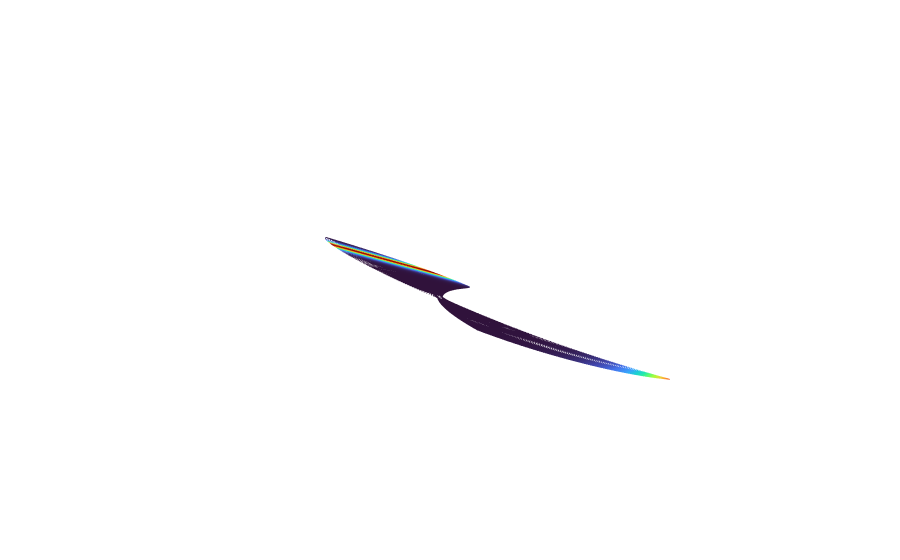

This figure's notebook cell:
### Code cell
import numpy as np

import plotly.graph_objects as go
from plotly.subplots import make_subplots




xx = np.linspace(-15, 15, 200)
yy = np.linspace(-15, 15, 300)
x,y = np.meshgrid(xx, yy)

zz = np.linspace(z.min(), z.max(), 100)
x = net(u).detach().numpy()
std = np.std(x,axis=(0,1))


#Define subplots of 1 row and two columns. In the subplot (1,1) draw the surface of equation z=f(x,y) and the cutting plane
#perpendicular on the plane z=0, while in (1,2) the resulted curve.

fig = make_subplots(
     rows=1, cols=1,
     specs=[[{"type": "scene"}]])
#
# fig.add_trace(go.Surface(x=X, y=Y, z=Z,
#                          colorscale= [[0, "rgb(254, 254, 254)"],
#                                       [1, "rgb(254, 254, 254)"]],
#                          showscale=False,
#                          opacity =1), row=1, col=1)
sub_df = new_df

# fig.add_trace(go.Scatter3d(x=sub_df.x.values,
#                           y=sub_df.y.values,
#                           z=sub_df.z.values,
#                               mode='markers',
#                         marker=dict(
#                             color=sns.color_palette("turbo",100)[10],
#                             size=.3,
#                             opacity=1
#                         )), row=1, col=1)

#sub_df = new_df[(new_df.t==130)]
fig.add_trace(go.Scatter3d(x=sub_df.x.values,
                          y=sub_df.y.values,
                          z=sub_df.z.values,
                              mode='markers',
                        marker=dict(
                            color=sub_df.b.values,
                            colorscale = "turbo",
                            size=.5,
                            opacity=1
                        )), row=1, col=1)

# sub_df = new_df[(new_df.theta==0)]
# fig.add_trace(go.Scatter3d(x=sub_df.x.values,
#                           y=sub_df.y.values,
#                           z=sub_df.z.values,
#                               mode='markers',
#                         marker=dict(
#                             color='purple',
#                             size=2,
#                             opacity=1
#                         )), row=1, col=1)
#


# fig.add_trace(go.Scatter3d(x=sub_df.x.values,
#                           y=sub_df.y.values,
#                           z=sub_df.z.values,
#                               mode='markers',
#                         marker=dict(
#                             color='white',
#                             size=1,
#                             opacity=1
#                         )), row=1, col=1)
#
# fig.add_trace(go.Scatter3d(x=sub_df.x_pred.values,
#                           y=sub_df.y_pred.values,
#                           z=sub_df.z_pred.values,
#                               mode='markers',
#                         marker=dict(
#                             color='gray',
#                             size=1,
#                             opacity=1
#                         )), row=1, col=1)


# fig.add_trace(go.Surface(x=x,
#                           y=y,
#                           z=z,
#                           colorscale="Viridis",
#                           showscale=False), row=1, col=1)
#)
#fig.add_trace(go.Scatter(x= xx, y = g(xx), mode="lines"), row=1, col=2)

fig.update_layout(scene = dict(xaxis = dict(showgrid = False,showticklabels = False),
                                   yaxis = dict(showgrid = False,showticklabels = False),
                                   zaxis = dict(showgrid = False,showticklabels = False)
             ))
fig.update_scenes(xaxis_visible=False, yaxis_visible=False,zaxis_visible=False )

### Figure 1 — Plotly figure (JSON) as saved in the notebook; plotly's stock layout.template omitted (floating-point values rounded to 4 significant figures; data arrays with more than 128 entries replaced by an {"elided": "..."} marker saying what was removed)
{"data": [{"marker": {"color": {"elided": "50000 float values"}, "colorscale": [[0.0, "#30123b"], [0.07143, "#4145ab"], [0.1429, "#4675ed"], [0.2143, "#39a2fc"], [0.2857, "#1bcfd4"], [0.3571, "#24eca6"], [0.4286, "#61fc6c"], [0.5, "#a4fc3b"], [0.5714, "#d1e834"], [0.6429, "#f3c63a"], [0.7143, "#fe9b2d"], [0.7857, "#f36315"], [0.8571, "#d93806"], [0.9286, "#b11901"], [1.0, "#7a0402"]], "opacity": 1, "size": 0.5}, "mode": "markers", "x": {"elided": "50000 float values"}, "y": {"elided": "50000 float values"}, "z": {"elided": "50000 float values"}, "type": "scatter3d", "scene": "scene"}], "layout": {"scene": {"domain": {"x": [0.0, 1.0], "y": [0.0, 1.0]}, "xaxis": {"showgrid": false, "showticklabels": false, "visible": false}, "yaxis": {"showgrid": false, "showticklabels": false, "visible": false}, "zaxis": {"showgrid": false, "showticklabels": false, "visible": false}}}}
